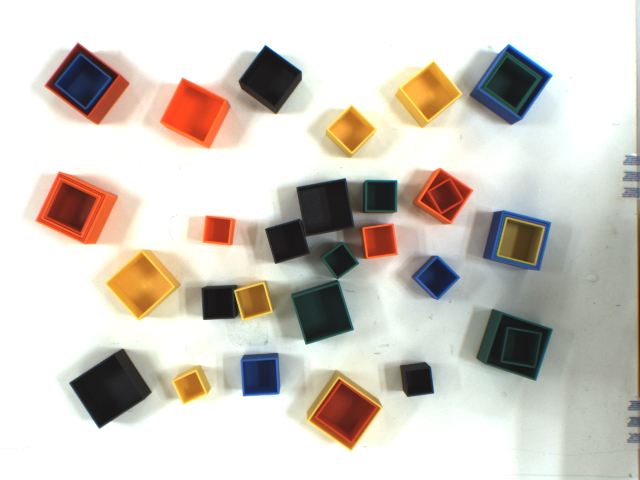
#> input picture camera/images8/red.png, 1280 x 960 px (shown at 1/2 size)
$ python squares.py
#> lines starting #> are read from the running program, lines starting #| are printed output that depends on the picture; after the words box and inside, x2 and y2 are one past the last pixel; in counts of white or black regions, pixels touching at a corner belong together
import os
import time
import itertools

import yaml
import cv2 as cv
import numpy as np
from sklearn.cluster import DBSCAN

IMAGE_NUMBER = 8

MIN_AREA = 1000
MAX_AREA = 100000

MAX_COS = 0.05
MAX_LEN_RATIO = 1.08

MIN_THRESHOLD = 0
MAX_THRESHOLD = 255
STEP = 5

DP_EPSILON = 0.05

DB_EPSILON = 5
DB_MIN_SAMPLES = 2


class ApproxPolygon:
    def __init__(self, contour):
        self.length = cv.arcLength(contour, True)
        self.polygon = cv.approxPolyDP(contour, DP_EPSILON * self.length, True).reshape(-1, 2)
        self.area = cv.contourArea(self.polygon)

    def area_in_range(self, min_area=MIN_AREA, max_area=MAX_AREA):
        return min_area < self.area < max_area

    def is_square(self, max_cos=MAX_COS, max_len_ratio=MAX_LEN_RATIO):
        if len(self.polygon) == 4 and cv.isContourConvex(self.polygon):
            c, c1, c2 = self.polygon, np.roll(self.polygon, 1, axis=0), np.roll(self.polygon, 2, axis=0)

            lengths = [np.sqrt((c[i][0] - c1[i][0]) ** 2 + (c[i][1] - c1[i][1]) ** 2) for i in range(4)]
            cos_angles = [self.angle_cos(c[i], c1[i], c2[i]) for i in range(4)]

            if max(cos_angles) < max_cos and max(lengths) / min(lengths) < max_len_ratio:
                return True

        return False

    @staticmethod
    def angle_cos(p0, p1, p2):
        d1, d2 = (p0 - p1).astype('float'), (p2 - p1).astype('float')
        return abs(np.dot(d1, d2) / np.sqrt(np.dot(d1, d1) * np.dot(d2, d2)))


class Square:
    def __init__(self, contour, color=None):
        self.id = None
        self.color = color
        self.symbol = None
        self.color_name = None

        rect = cv.minAreaRect(contour)
        self.corners = cv.boxPoints(rect).astype(int)

        (x, y), (w, h), angle = rect

        self.area = w * h
        self.angle = -angle
        self.width = int(w)
        self.height = int(h)
        self.center = (int(x), int(y))

        self.outer_square = None

    def is_inside(self, point: tuple):
        point = tuple(map(float, point))
        return cv.pointPolygonTest(self.corners, point, False) > 0

    def __lt__(self, other):
        return self.area < other.area

    def __gt__(self, other):
        return self.area > other.area

    def __eq__(self, other):
        return self.area == other.area

    def __ne__(self, other):
        return self.area != other.area


def detect_squares(directory: str, main_image: np.ndarray, config: dict):
    contours, squares = [], []

    hsv_image = cv.cvtColor(main_image, cv.COLOR_BGR2HSV)

    # Find contours
    contours = find_contours(directory, MIN_THRESHOLD, MAX_THRESHOLD, STEP)

    # Filter out contours that are not squares and cluster them
    labels, vectors = cluster_square_contours(contours)

    # Create Square objects
    for i in range(np.max(labels) + 1):
        mean = np.mean(vectors[labels == i], axis=0, dtype=np.int32).reshape(4, 2)
        squares.append(Square(mean))

    # Filter out squares that are inside other squares
    squares = filter_outers(squares)

    # Find colors of squares
    squares = assign_color(squares, hsv_image, config)
    return squares


def find_contours(directory: str, lower: int, upper: int, step: int) -> list:
    contours = []
    for file in os.scandir(directory):
        img = cv.imread(file.path)

        # Find squares in every color channel
        for channel in cv.split(img):
            for threshold in range(lower, upper, step):
                _retval, thresh = cv.threshold(channel, threshold, 255, cv.THRESH_BINARY)
                cnts, _hierarchy = cv.findContours(thresh, cv.RETR_LIST, cv.CHAIN_APPROX_SIMPLE)
                contours.extend(cnts)

    return contours


def cluster_square_contours(contours: list, eps: int = DB_EPSILON,
                            min_samples: int = DB_MIN_SAMPLES) -> tuple[np.ndarray, np.ndarray]:
    vectors = []

    for contour in contours:
        poly = ApproxPolygon(contour)
        if poly.area_in_range() and poly.is_square():
            vectors.append(poly.polygon.reshape(8, ))

    vectors = np.array(vectors)
    clustering = DBSCAN(eps=eps, min_samples=min_samples).fit(vectors)

    return clustering.labels_, vectors


def filter_outers(squares: list) -> list:
    for s1, s2 in itertools.combinations(squares, 2):
        if s1.is_inside(s2.center) or s2.is_inside(s1.center):
            if s1 > s2:
                s1.outer_square = True
            else:
                s2.outer_square = True

    return [square for square in squares if not square.outer_square]


def assign_color(squares: list, hsv_image: np.ndarray, config: dict) -> list:
    for square in squares:
        colors = []

        # Focus on the inner part of the square
        mask = np.zeros(hsv_image.shape[:2], dtype=np.uint8)
        cv.drawContours(mask, [square.corners], -1, 255, -1)
        square_hsv = cv.bitwise_and(hsv_image, hsv_image, mask=mask)

        # Find out which color is the most dominant
        for color in config['colors'].values():
            lower = np.array(color['lower'])
            upper = np.array(color['upper'])

            filtered_image = cv.inRange(square_hsv, lower, upper)
            colors.append(np.sum(filtered_image))

        square.color = config['colors'][np.argmax(colors)]['rgb']
        square.symbol = config['colors'][np.argmax(colors)]['symbol']

    return squares


if __name__ == '__main__':
    cfg = yaml.safe_load(open('../conf/main.yaml', 'r'))
    img = cv.imread(f'../camera/images{IMAGE_NUMBER}/red.png')
#> img is the input picture: shape (960, 1280, 3); mean B, G, R 192.5, 201.3, 207.5

    start = time.time()
    square_list = detect_squares(f'../camera/images{IMAGE_NUMBER}', img, cfg)
#> in detect_squares, `hsv_image = cv.cvtColor(main_image, cv.COLOR_BGR2HSV)`: hsv_image: shape (960, 1280, 3); mean H, S, V 31, 33.5, 212.1
#> the loop in find_contours, `for channel in cv.split(img):` made 3 passes
#> after the loop in find_contours, `for channel in cv.split(img):`:
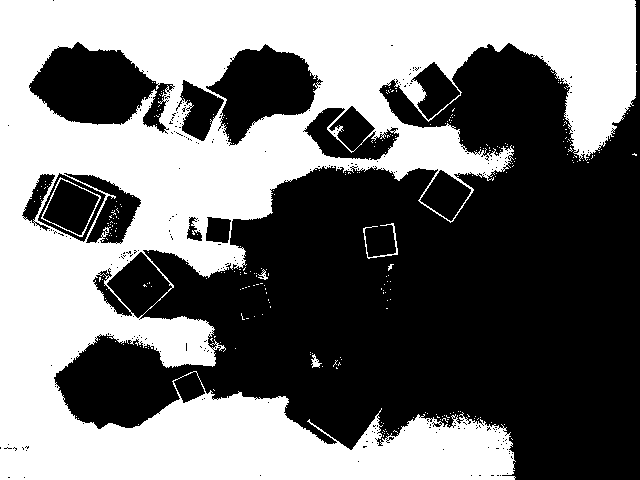
#> thresh: shape (960, 1280) (shown at 1/2 size); 46% white; 287 white regions (264 under 20 px), largest, box (x1, y1, x2, y2) and area: (0, 0, 1274, 960) 560876, (82, 354, 202, 474) 1064, (726, 446, 796, 518) 720
#> after the loop in find_contours, `for channel in cv.split(img):`: contours = 82895 contours
#> the loop in cluster_square_contours, `for contour in contours:` made 82895 passes
#> after the loop in cluster_square_contours, `for contour in contours:`: vectors = 552 items
#> in detect_squares, `labels, vectors = cluster_square_contours(contours)`: labels = 552 values, max 39 at index 334, min -1 at index 0, mean 19.54
#> the loop in detect_squares, `for i in range(np.max(labels) + 1):` made 40 passes
#> (x in Square, y in Square, w in Square, h in Square, angle in Square) on passes 1 to 4: (692.5, 823.5, 84.05, 84.05, -55.18), (836.5, 762, 46.68, 47.52, -8.65), (1041.9, 694.5, 64.13, 63.15, -79.05), (435.6, 605.4, 56.05, 58.22, -4.93)
#> (x in Square, y in Square, w in Square, h in Square, angle in Square) on pass 26: (165, 162, 74.03, 74.03, -51.58)
#> after the loop in detect_squares, `for i in range(np.max(labels) + 1):`: squares = 40 items
#> the loop in filter_outers, `for s1, s2 in itertools.combinations(squares, 2):` made 780 passes
#> the loop in assign_color, `for square in squares:` made 1 pass
#> after the loop in assign_color, `for square in squares:`:
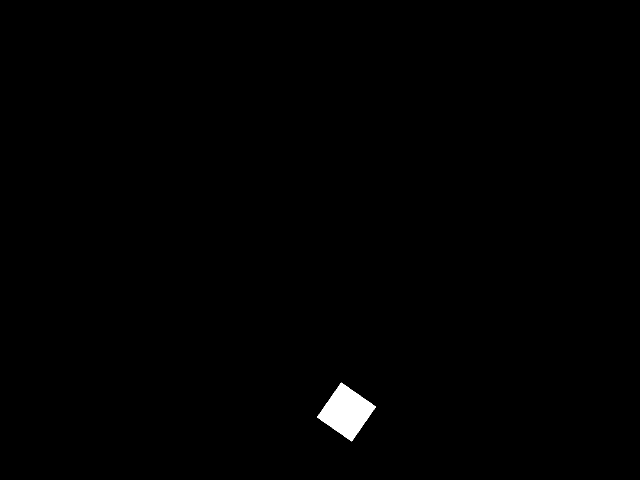
#> mask: shape (960, 1280) (shown at 1/2 size); 0.59% white; 1 white region, box (x1, y1, x2, y2) and area: (634, 765, 752, 883) 7204
#> (the run stopped early here; a loop or call above may not have finished)
